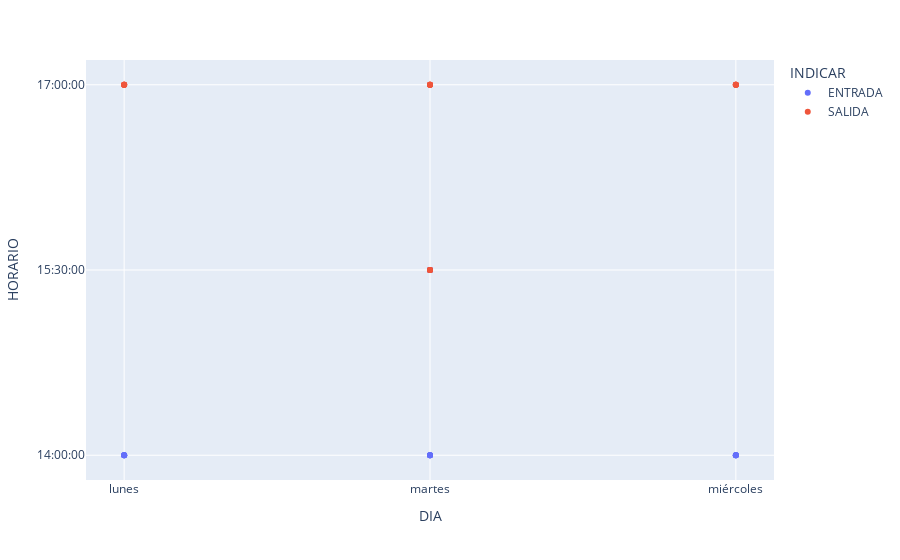

The code cell stored with this chart in its notebook:
### Code cell
import plotly.express as px
fig = px.scatter(U, x="DIA", y="HORARIO",color='INDICAR')
fig.show()

### Figure 1 — Plotly figure (JSON) as saved in the notebook; plotly's stock layout.template omitted (floating-point values rounded to 4 significant figures)
{"data": [{"hovertemplate": "INDICAR=ENTRADA<br>DIA=%{x}<br>HORARIO=%{y}<extra></extra>", "legendgroup": "ENTRADA", "marker": {"color": "#636efa", "symbol": "circle"}, "mode": "markers", "name": "ENTRADA", "orientation": "v", "showlegend": true, "type": "scatter", "x": ["lunes", "lunes", "lunes", "lunes", "lunes", "martes", "martes", "martes", "martes", "martes", "martes", "martes", "martes", "martes", "martes", "miércoles", "miércoles", "miércoles", "miércoles", "miércoles"], "xaxis": "x", "y": ["14:00:00", "14:00:00", "14:00:00", "14:00:00", "14:00:00", "14:00:00", "15:30:00", "14:00:00", "15:30:00", "14:00:00", "15:30:00", "14:00:00", "15:30:00", "14:00:00", "15:30:00", "14:00:00", "14:00:00", "14:00:00", "14:00:00", "14:00:00"], "yaxis": "y"}, {"hovertemplate": "INDICAR=SALIDA<br>DIA=%{x}<br>HORARIO=%{y}<extra></extra>", "legendgroup": "SALIDA", "marker": {"color": "#EF553B", "symbol": "circle"}, "mode": "markers", "name": "SALIDA", "orientation": "v", "showlegend": true, "type": "scatter", "x": ["lunes", "lunes", "lunes", "lunes", "lunes", "martes", "martes", "martes", "martes", "martes", "martes", "martes", "martes", "martes", "martes", "miércoles", "miércoles", "miércoles", "miércoles", "miércoles"], "xaxis": "x", "y": ["17:00:00", "17:00:00", "17:00:00", "17:00:00", "17:00:00", "15:30:00", "17:00:00", "15:30:00", "17:00:00", "15:30:00", "17:00:00", "15:30:00", "17:00:00", "15:30:00", "17:00:00", "17:00:00", "17:00:00", "17:00:00", "17:00:00", "17:00:00"], "yaxis": "y"}], "layout": {"legend": {"title": {"text": "INDICAR"}, "tracegroupgap": 0}, "margin": {"t": 60}, "xaxis": {"anchor": "y", "domain": [0, 1], "title": {"text": "DIA"}}, "yaxis": {"anchor": "x", "domain": [0, 1], "title": {"text": "HORARIO"}}}}
